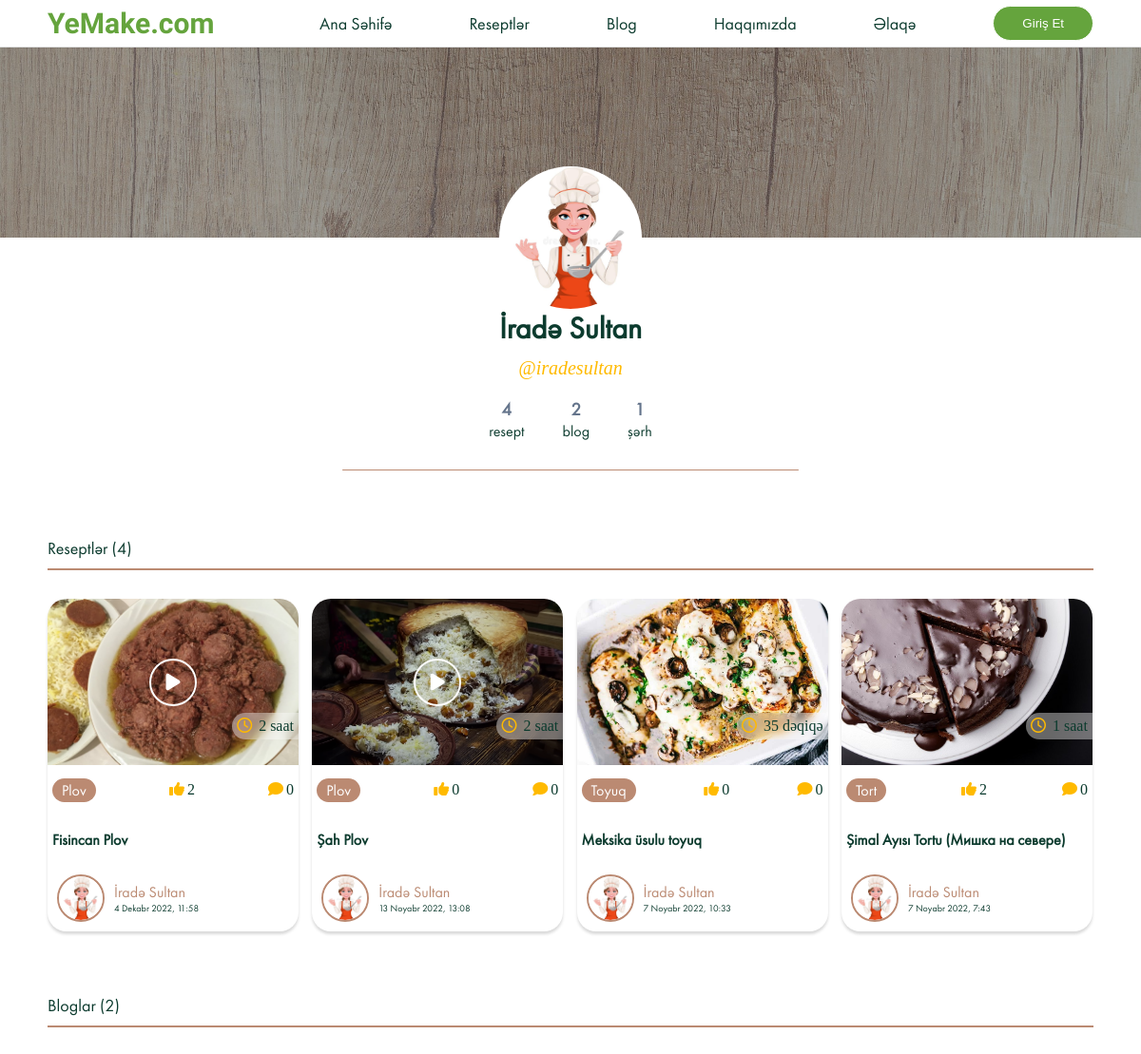
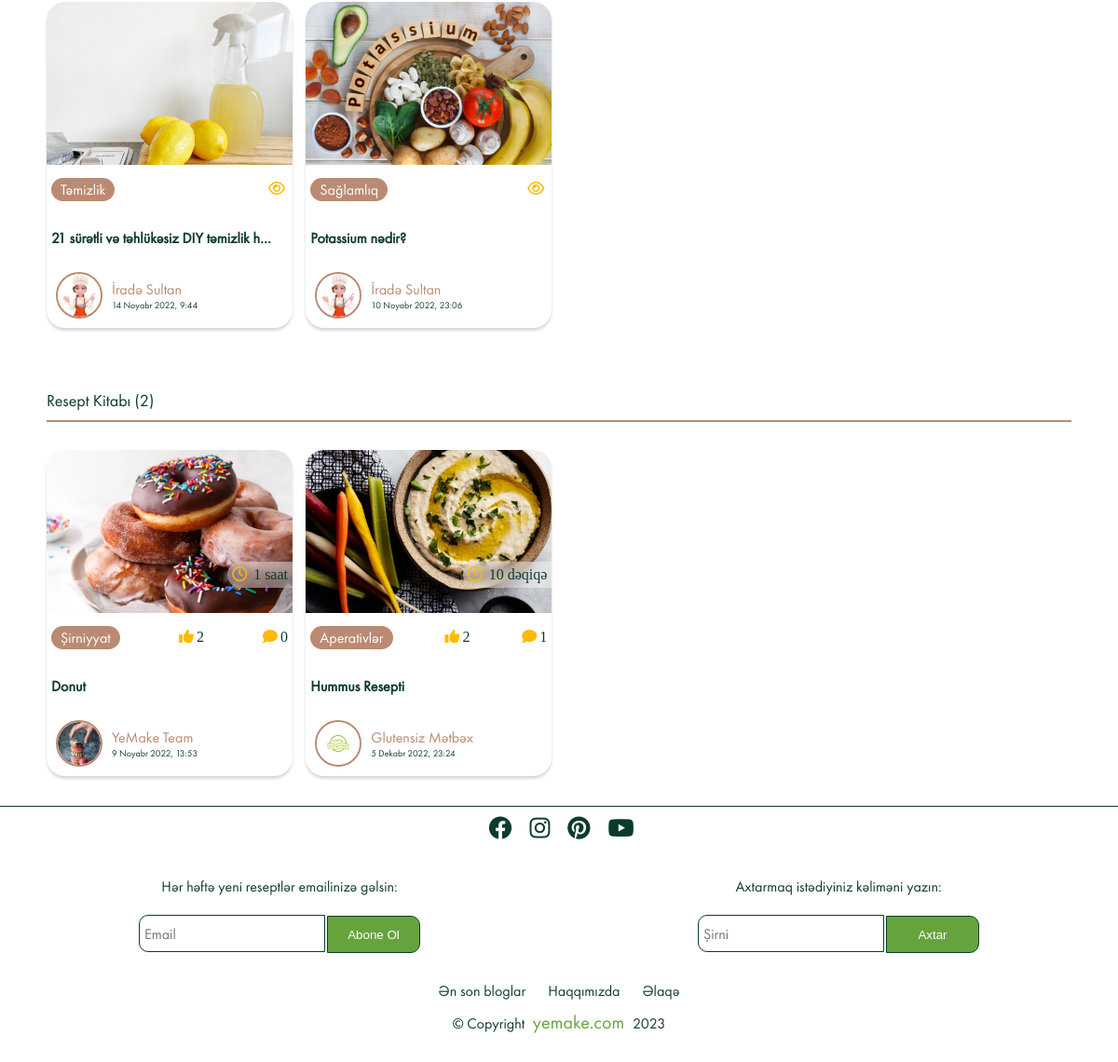
/user/iradesultan/, run on the app's committed database (2 pictures, top to bottom).
### users/models.py (models this page shows, shortened)
class Profile(models.Model):
    user=models.OneToOneField(User, on_delete=models.CASCADE, null=True )
    username=models.CharField(max_length=100, null=True, blank=True)
    name=models.CharField(max_length=200, null=True, blank=True)
    email=models.EmailField(max_length=200,null=True,blank=True, unique=True)
    short_info=models.CharField(max_length=200, null=True, blank=True)
    profile_image=models.ImageField(upload_to='Users', null=True, blank=True,default='Users/user-default.jpg')
    cover_image=models.ImageField(upload_to='Users', blank=True, null=True, default='Users/cover.webp')
    slug=models.SlugField( verbose_name="Slug", null=True, unique=True)

### recipes/models.py (models this page shows, shortened)
class Blog(models.Model):
    sn = 'saniyə'
    deq = 'dəqiqə'
    s = 'saat'
    g = 'gün'
    TIME_CHOICES = [
        (sn, "saniyə"),
        (deq, 'dəqiqə'),
        (s, 'saat'),
        (g, 'gün'),
    ]
    title = models.CharField(verbose_name="Başlıq",max_length=1500)
    description = QuillField(verbose_name="Açıqlama")
    image=models.ImageField(verbose_name="Şəkil",null=True, blank=True, default='Recipes/default.jpg', upload_to='Recipes')
    isActive=models.BooleanField(verbose_name="Aktivlik",default=False)
    category= models.ForeignKey(Category,verbose_name="Kateqoriya", on_delete=models.CASCADE)
    slug=models.SlugField(editable=False, verbose_name="Slug", null=True, unique=True)
    cook_time=models.IntegerField(verbose_name="Bişirilmə Vaxtı",null=True)
    time=models.CharField(verbose_name="Zaman Ölçüsü",max_length=10, choices=TIME_CHOICES, default=deq, null=True)
    created=models.DateTimeField("Yaradılma Vaxtı",auto_now_add=True, null=True)
    youtube_link=EmbedVideoField("Youtube Linki",null=True, blank=True)
    owner=models.ForeignKey(Profile,verbose_name="Postu Paylaşan", null=True, on_delete=models.SET_NULL)
    class Meta:
        ordering= ["-created"]
        verbose_name="Resept"
        verbose_name_plural="Reseptlər"

class Category(models.Model):
    title=models.CharField(max_length=250)
    image=models.ImageField(null=True,upload_to='Category')
    slug=models.SlugField(editable=False, verbose_name="Slug", null=True, unique=True)
    class Meta:
        verbose_name="Kateqoriya"
        verbose_name_plural="Kateqoriyalar"

class Vote(models.Model):
    owner=models.ForeignKey(Profile, on_delete=models.CASCADE, null=True)
    recipe = models.ForeignKey(Blog, on_delete=models.CASCADE)
    class Meta:
        unique_together=[["owner", "recipe"]]
        verbose_name="Bəyənmə"
        verbose_name_plural="Bəyənmələr"

class RecipeBook(models.Model):
    owner=models.ForeignKey(Profile,on_delete=models.CASCADE, null=True)
    recipe=models.ForeignKey(Blog, on_delete=models.CASCADE, null=True)
    class Meta:
        unique_together=[["owner", "recipe"]]
        verbose_name="Resept Dəftəri"
        verbose_name_plural="Resept Dəftəri"

class Review(models.Model):
    owner=models.ForeignKey(Profile, on_delete=models.CASCADE, null=True)
    recipe = models.ForeignKey(Blog ,on_delete=models.CASCADE)
    body=models.TextField(null=True,blank=False)
    created=models.DateTimeField(auto_now_add=True)
    class Meta:
        ordering=["-created"]
        verbose_name="Şərh"
        verbose_name_plural="Şərhlər"

### blog/models.py (models this page shows, shortened)
class Blog(models.Model):
    title=models.CharField(max_length=250)
    description=QuillField()
    image= image=models.ImageField(default='Blog/default.png', upload_to='Blog', null=True)
    isActive=models.BooleanField(default=False)
    inSlide=models.BooleanField(default=False)
    slug=models.SlugField(editable=False, verbose_name="Slug", unique=True, null=True)
    created=models.DateTimeField(auto_now_add=True, null=True)
    category= models.ForeignKey(Category, on_delete=models.CASCADE, null=True)
    owner=models.name = models.ForeignKey(Profile, related_name='blogown', on_delete=models.CASCADE, null=True)
    hit_count_generic = GenericRelation(HitCount, object_id_field='object_pk',
     related_query_name='hit_count_generic_relation')
    class Meta:
        ordering=["-created"]

class Category(models.Model):
    title=models.CharField(max_length=250)
    def __str__(self):
        return self.title

### users/views.py (the view)
def userAccount(request, slug):
    page='Account'
    profile=Profile.objects.get(slug=slug)
    user_recipes=Blog.objects.filter(owner__slug=profile.slug).order_by("-created")
    user_blogs=Blg.objects.filter(owner__username=profile.username).order_by("-created")
    user_book=profile.recipebook_set.all()
    user_review=profile.review_set.count()
    context={
        "profil":profile,
        "page": page,
        "user_recipes":user_recipes,
        "user_blogs":user_blogs,
        "user_book":user_book,
        "user_review":user_review
    }
    return render(request, "users/user_profile.html", context )

### templates/users/user_profile.html (shortened to what this page needs)
{% extends 'base.html' %}
{% load static %}
{% block css %}
<link rel="stylesheet" href='{% static '/css/index.css' %}?{% now "U" %}'>
<link rel="stylesheet" href='{% static '/css/user-profile.css' %}?{% now "U" %}'>
{% endblock css %}
{% block content %}
{% if page == "profile" %}
<div class="background">
  <div class="bg-img"><img src="{{profile.cover_image.url}}" alt=""></div>
</div>
<div class="all-datas">
  <div class="profile-image">
    <div class="prf-image"><img src="{{profile.profile_image.url}}" alt=""></div>
  </div>
  <div class="profile-name">
    <h1>{{profile.name}}</h1>
    <small>@{{profile.username}}</small>
    <div class="user-count box">
      <a href="#recipes">
        <div class="count-box">
          <h3>{{recipes | length}}</h3>
          <p>resept</p>
        </div>
      </a>
      <a href="#blogs">
        <div class="count-box">
          <h3>{{blogs | length}}</h3>
          <p>blog</p>
        </div>
      </a>
      <div class="count-box">
        <h3>{{review}}</h3>
        <p>şərh</p>
      </div>
    </div>
    <div class="line"></div>
    <p>{{profile.short_info}}</p>
    {% if user.is_superuser %}
    <a href="{% url 'newsletter' %}" class="btn-news" type="button">
      NewsLetter
    </a>
    {% endif %}
  </div>
  <div class="bottom-profile padding-x">
    <div class="recipes underline-div" id="recipes">
      <p class="head-post">Reseptlərim ({{recipes | length}})</p> <a href="{% url 'blogcreate' %}" class="btn"><i
          class="fa-solid fa-plus"></i> Resept Əlavə Et</a>
    </div>
    <div class="cards">
      {% if recipes %}
      {% for blog in recipes %}
      <div class="card">
        {% include "partials/__recipecard.html" %}
      </div>
      {% endfor %}
      {% else %}
      <h2>Ups... Resept paylaşmamısan?😒</h2>
      {% endif %}
    </div>
    <div class="blogs underline-div" id="blogs">
      <p class="head-post">Bloglarım ({{blogs | length}})</p><a href="{% url 'createblog' %}" class="btn"><i
          class="fa-solid fa-plus"></i> Blog Əlavə Et</a>
    </div>
    <div class="cards">
      {% if blogs %}
      {% for blog in blogs %}
      <div class="card">
        {% include "partials/__blogcard.html" %}
      </div>
      {% endfor %}
      {% else %}
      <h2>Ups... Blog paylaşmırsan?😯</h2>
      {% endif %}
    </div>
    <div class="wishlist underline-div">
      <p class="head-post">Resept Kitabım ({{book | length}}) </p>
    </div>
    <div class="cards">
      {% if book %}
      {% for blog in book %}
      <div class="card">
        {% include "partials/__recipecard.html" with blog=blog.recipe %}</div>
      {% endfor %}
    </div>
    {% else %}
    <h2>Ups... Resept dəftərin boşdur?🤨</h2>
    {% endif %}
  </div>
</div>
</div>
{% else %}
<div class="background">
  <div class="bg-img"><img src="{{profil.cover_image.url}}" alt=""></div>
</div>
<div class="all-datas">
  <div class="profile-image">
    <div class="prf-image"><img src="{{profil.profile_image.url}}" alt=""></div>
  </div>
  <div class="profile-name">
    <h1>{{profil.name}}</h1>
    <small>@{{profil.username}}</small>
    <div class="user-count box">
      <a href="#recipes">
        <div class="count-box">
          <h3>{{user_recipes | length}}</h3>
          <p>resept</p>
        </div>
      </a>
      <a href="#blogs">
        <div class="count-box">
          <h3>{{user_blogs | length}}</h3>
          <p>blog</p>
        </div>
      </a>
      <div class="count-box">
        <h3>{{user_review}}</h3>
        <p>şərh</p>
      </div>
    </div>
    <div class="line"></div>
  </div>
  <div class="bottom-profile padding-x">
    <div class="recipes underline-div" id="recipes">
      <p class="head-post">Reseptlər ({{user_recipes | length}})</p>
    </div>
    <div class="cards">
      {% if user_recipes %}
      {% for blog in user_recipes %}
      {% if blog.isActive %}
      <div class="card">
        {% include "partials/__recipecard.html" %}
      </div>
      {% endif %}
      {% endfor %}
      {% else %}
      <h2>Ups... Resept paylaşmayıb?😒</h2>
      {% endif %}
    </div>
    <div class="blogs underline-div" id="blogs">
      <p class="head-post">Bloglar ({{user_blogs | length}})</p>
    </div>
    <div class="cards">
      {% if user_blogs %}
      {% for blog in user_blogs %}
       {% if blog.isActive %}
      <div class="card">
        {% include "partials/__blogcard.html" %}
      </div>{% endif %}
      {% endfor %}
      {% else %}
      <h2>Ups... Blog paylaşmayıb?😯</h2>
      {% endif %}
    </div>
    <div class="wishlist underline-div">
      <p class="head-post">Resept Kitabı ({{user_book | length}}) </p>
    </div>
    <div class="cards">
      {% if user_book %}
      {% for blog in user_book %}
      <div class="card">
        {% include "partials/__recipecard.html" with blog=blog.recipe %}</div>
      {% endfor %}
    </div>
    {% else %}
    <h2>Ups... Resept dəftəri boşdur?🤨</h2>
    {% endif %}
  </div>
</div>
{% endif %}
{% endblock content %}

### templates/partials/__recipecard.html (shortened to what this page needs)
<div class="post-card">
    <div class="img">
        {% if blog.youtube_link %}
        <div class="play"><i class="fa-solid fa-play"></i></div>
        {% endif %}
        <img src="{{blog.image.url}}" alt="">
    </div>
    <div class="category">
        <a href="{% url 'recipe-category' blog.category.slug %}">
            <div class="post-category">
                <p>{{blog.category.title}}</p>
            </div>
        </a>
        <div class="time-cook"><i class="fa-regular fa-clock"></i> {{blog.cook_time}} {{blog.time}}</div>
        <div class="stars"><i class="fa-solid fa-thumbs-up"></i>{{blog.vote_set.all | length }}</div>
        <div class="comment"><i class="fa-solid fa-comment"></i>{{blog.review_set.all | length}}</div>
    </div>
    <div class="title"><a href="{% url 'blogdetails' blog.slug %}">
            <h4>{{blog.title | truncatechars:50}}</h4>
        </a>
    </div>
    <a href="{% if blog.owner.id == user.profile.id %} {% url 'profile' user.profile.slug %} {% else %} {% url 'Account' blog.owner.slug %} {% endif %}"
        class="profile">
        <div class="profile">
            <div class="profile-photo">
                {% if blog.owner.profile_image %}
                <img src="{{blog.owner.profile_image.url}}" alt="">
                {% endif %}
            </div>
            <div class="name-date">
                <p class="name">{{blog.owner.name}}</p>
                <p class="date">{{blog.created}}</p>
            </div>
        </div>
    </a>
</div>

### templates/partials/__blogcard.html (shortened to what this page needs)
{% load static %}
{% load hitcount_tags %}
<div class="post-card">
    <div class="img">
        <img src="{{blog.image.url}}" alt="">
    </div>
    <div class="category">
        <div class="post-category">
            <p>{{blog.category}}</p>
        </div>
        <div class="stars"><i class="fa-regular fa-eye"></i> {% get_hit_count for blog %}</div>
    </div>
    <div class="title">
        <a href="{% url 'blogdetail' blog.slug %}">
            <h4>{{blog.title | truncatechars:40}}</h4>
        </a>
    </div>
    {% if blog.owner.id == user.profile.id %}
    <a href="{% url 'profile' user.profile.slug %}" class="profile">
        <div class="profile">
            <div class="profile-photo">
                {% if blog.owner.profile_image %}
                <img src="{{blog.owner.profile_image.url}}" alt="">
                {% endif %}
            </div>
            <div class="name-date">
                <p class="name">{{blog.owner.name}}</p>
                <p class="date">{{blog.created}}</p>
            </div>
        </div>
    </a>
    {% else %}
    <a href="{% url 'Account' blog.owner.slug %}" class="profile">
        <div class="profile">
            <div class="profile-photo">
                {% if blog.owner.profile_image %}
                <img src="{{blog.owner.profile_image.url}}" alt="">
                {% endif %}
            </div>
            <div class="name-date">
                <p class="name">{{blog.owner.name}}</p>
                <p class="date">{{blog.created}}</p>
            </div>
        </div>
    </a>
    {% endif %}
</div>

### data on the page
Profile: cover_image (picture), profile_image (picture), name "İradə Sultan", username "iradesultan"
Blog: image (placeholder picture), category "Plov", cook_time "2", time "saat", vote_set.all|length "2", review_set.all|length "0", title "Fisincan Plov", owner.profile_image (picture), owner.name "İradə Sultan", created "4 Dekabr 2022, 11:58"
Blog: image (picture), category "Plov", cook_time "2", time "saat", vote_set.all|length "0", review_set.all|length "0", title "Şah Plov", owner.profile_image (picture), owner.name "İradə Sultan", created "13 Noyabr 2022, 13:08"
Blog: image (picture), category "Toyuq", cook_time "35", time "dəqiqə", vote_set.all|length "0", review_set.all|length "0", title "Meksika üsulu toyuq", owner.profile_image (picture), owner.name "İradə Sultan", created "7 Noyabr 2022, 10:33"
Blog: image (picture), category "Tort", cook_time "1", time "saat", vote_set.all|length "2", review_set.all|length "0", title "Şimal Ayısı Tortu (Мишка на севере)", owner.profile_image (picture), owner.name "İradə Sultan", created "7 Noyabr 2022, 7:43"
Blog: image (picture), category "Təmizlik", title "21 sürətli və təhlükəsiz DIY təmizlik h…", owner.profile_image (picture), owner.name "İradə Sultan", created "14 Noyabr 2022, 9:44"
Blog: image (picture), category "Sağlamlıq", title "Potassium nədir?", owner.profile_image (picture), owner.name "İradə Sultan", created "10 Noyabr 2022, 23:06"
RecipeBook: image (picture), category "Şirniyyat", cook_time "1", time "saat", vote_set.all|length "2", review_set.all|length "0", title "Donut", owner.profile_image (picture), owner.name "YeMake Team", created "9 Noyabr 2022, 13:53"
RecipeBook: image (picture), category "Aperativlər", cook_time "10", time "dəqiqə", vote_set.all|length "2", review_set.all|length "1", title "Hummus Resepti", owner.profile_image (picture), owner.name "Glutensiz Mətbəx", created "5 Dekabr 2022, 23:24"

### other printed values
{{ user_recipes | length }} "4"
{{ user_blogs | length }} "2"
{{ user_review }} "1"
{{ user_book | length }} "2"
{{ current_year }} "2023"
